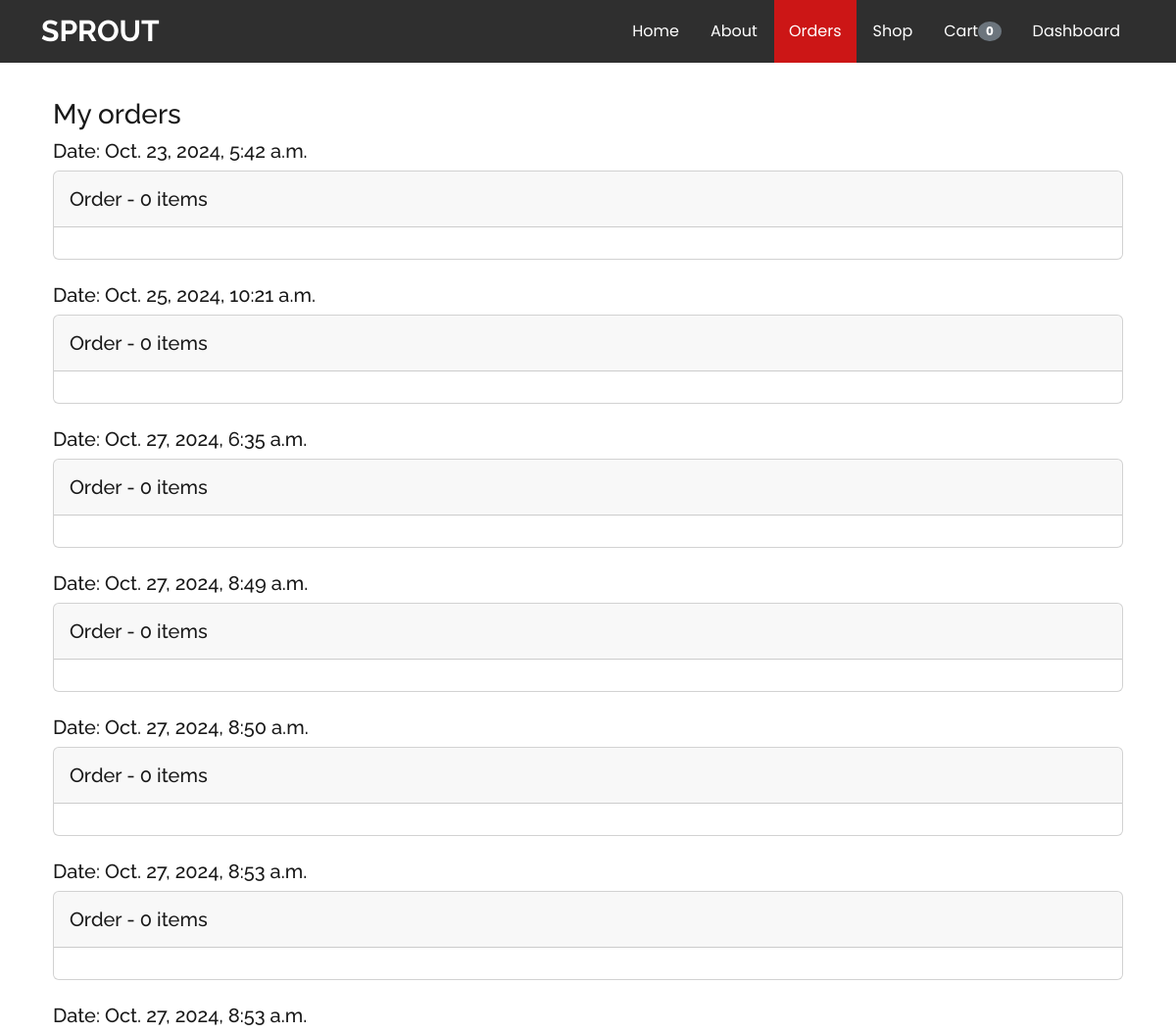
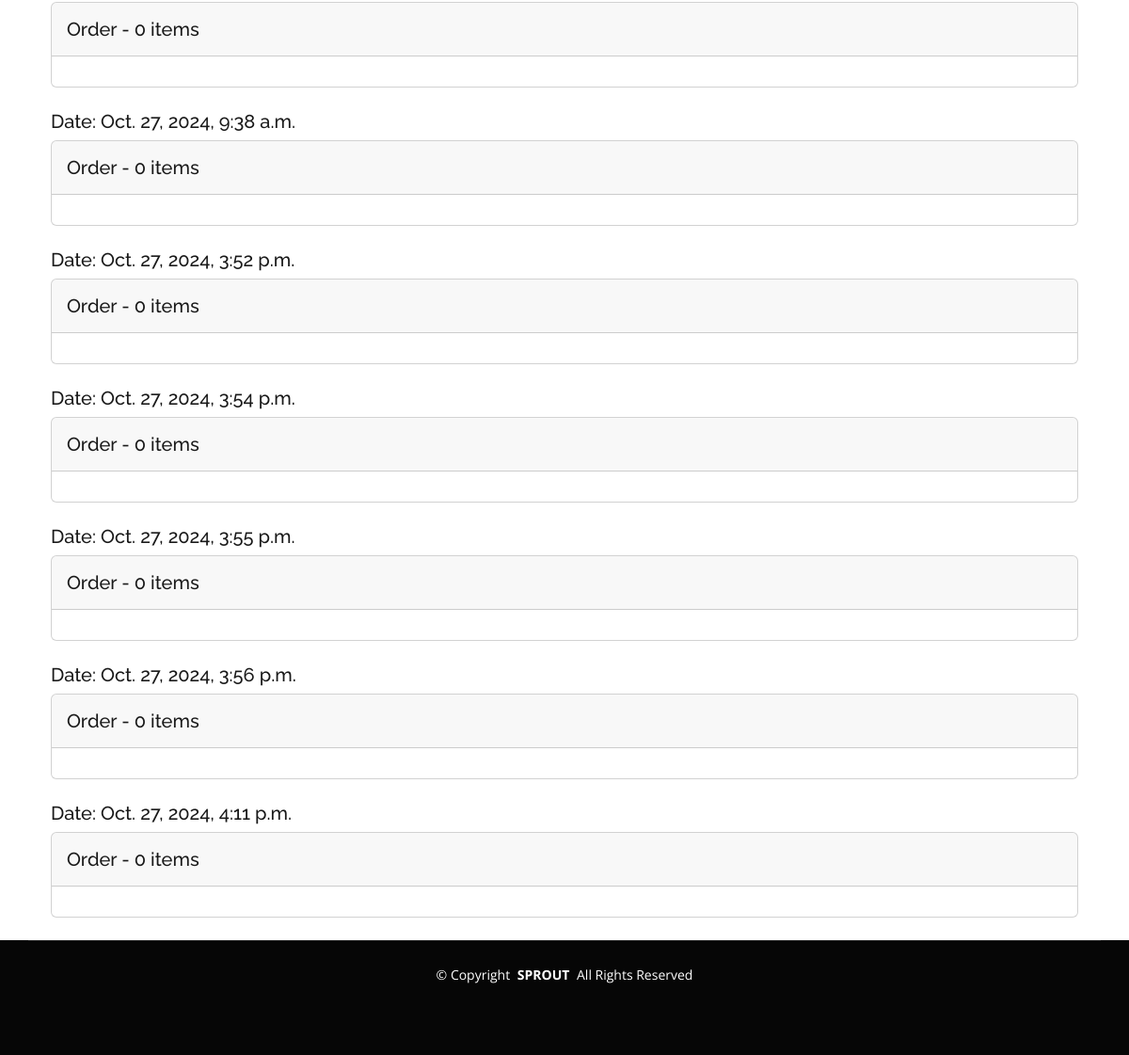
The page /shop/order_list/ (signed in) on the database its author committed (2 pictures, top to bottom).
### shop/models.py (models this page shows, shortened)
class Cart(models.Model):
    user = models.OneToOneField(User, on_delete=models.CASCADE)
    @property
    def cart_count(self):
        return self.items.count()  # Return the number of items in the cart

class Order(models.Model):
    user = models.ForeignKey(User, on_delete=models.CASCADE)
    status = models.CharField(max_length=20, blank=True, null=True)
    created_at = models.DateTimeField(auto_now_add=True)
    class Meta:
        ordering = ['created_at']

### shop/views.py (the view)
# urls.py: path('order_list/', views.orders, name="order_list")
@login_required(login_url='accounts:login')
def orders(request):
    return render(request, 'shop/order_list.html')

### templates/shop/order_list.html (shortened to what this page needs)
{% extends 'shop/base.html' %}
{% block body %}
    <div class="container">
        <h3>My orders</h3>
        {% for item in user.order_set.all %}
            <h5>Date: {{ item.created_at }}</h5>
            <div class="card mb-4">
                <div class="card-header py-3">
                    <h5 class="mb-0">Order - {{ item.orderitem_set.count }} items</h5>
                </div>
                <div class="card-body">
                </div>
            </div>
        {% endfor %}
    </div>
{% endblock %}

### templates/shop/base.html (shortened to what this page needs)
<!DOCTYPE html>
<html lang="en">
{% load static %}
<head>
    <link href="{% static 'landing/vendor/bootstrap/css/bootstrap.min.css' %}" rel="stylesheet">
    <link href="{% static 'landing/vendor/bootstrap-icons/bootstrap-icons.css' %}" rel="stylesheet">
    <link href="{% static 'landing/vendor/aos/aos.css' %}" rel="stylesheet">
    <link href="{% static 'landing/vendor/swiper/swiper-bundle.min.css' %}" rel="stylesheet">
    <link href="{% static 'landing/vendor/glightbox/css/glightbox.min.css' %}" rel="stylesheet">
    <link href="{% static 'vendor/fontawesome-free/css/all.min.css' %}" rel="stylesheet" type="text/css">
    <link href="{% static 'landing/css/main.css' %}" rel="stylesheet">
</head>
<body class="index-page">
<header id="header" class="header fixed-top">
    <div class="branding d-flex align-items-center">
        <div class="container position-relative d-flex align-items-center justify-content-between">
            <a href="{% url 'index' %}" class="logo d-flex align-items-center">
                <h1 class="sitename">SPROUT</h1>
            </a>
            <nav id="navmenu" class="navmenu">
                <ul>
                    <li><a href="{% url 'index' %}#hero">Home</a></li>
                    <li><a href="{% url 'index' %}#about">About</a></li>
                    <li><a href="{% url 'shop:order_list' %}" id="order">Orders</a></li>
                    <li><a href="{% url 'shop:shop' %}" id="shop">Shop</a></li>
                    {% if user.is_authenticated %}
                        <li><a href="{% url 'shop:cart' %}" id="cart">Cart <span
                                class="badge bg-secondary rounded-circle cart-count">{{ user.cart.cart_count }}</span></a></li>
                        <li>
                            <a href="{% url 'main:dashboard' %}">Dashboard</a>
                        </li>
                        {% else %}
                        <a href="{% url 'accounts:login' %}">Get started</a>
                    {% endif %}
                </ul>
            </nav>
        </div>
    </div>
</header>
<main class="main container" style="margin-top: 100px">
    {% block body %}{% endblock %}
</main>
<footer id="footer" class="footer position-relative dark-background">
    <div class="container copyright text-center mt-4">
        <p>© <span>Copyright</span> <strong class="px-1 sitename">SPROUT</strong> <span>All Rights Reserved</span></p>
    </div>
</footer>
</body>
</html>

### static/landing/css/main.css (style rules this page uses)
:root { --default-font: "Open Sans", system-ui, -apple-system, "Segoe UI", Roboto, "Helvetica Neue", Arial, "Noto Sans", "Liberation Sans", sans-serif, "Apple Color Emoji", "Segoe UI Emoji", "Segoe UI Symbol", "Noto Color Emoji"; --heading-font: "Raleway", sans-serif; --nav-font: "Poppins", sans-serif; }
:root { --background-color: #ffffff; --default-color: #444444; --heading-color: #191919; --accent-color: #cc1616; --surface-color: #ffffff; --contrast-color: #ffffff; }
:root { --nav-color: #ffffff; --nav-hover-color: #cc1616; --nav-mobile-background-color: #ffffff; --nav-dropdown-background-color: #ffffff; --nav-dropdown-color: #212529; --nav-dropdown-hover-color: #cc1616; }
.dark-background { --background-color: #060606; --default-color: #ffffff; --heading-color: #ffffff; --surface-color: #252525; --contrast-color: #ffffff; }
:root { scroll-behavior: smooth; }
body { color: var(--default-color); background-color: var(--background-color); font-family: var(--default-font); }
a { color: var(--accent-color); text-decoration: none; transition: 0.3s; }
h1, h2, h3, h4, h5, h6 { color: var(--heading-color); font-family: var(--heading-font); }
.header { --background-color: #242424; --default-color: #ffffff; --heading-color: #ffffff; --contrast-color: #ffffff; color: var(--default-color); transition: all 0.5s; z-index: 997; background-color: var(--background-color); }
.header .branding { background-color: color-mix(in srgb, var(--default-color), transparent 95%); min-height: 50px; }
.header .logo { line-height: 1; }
.header .logo h1 { font-size: 30px; margin: 0; font-weight: 700; text-transform: uppercase; color: var(--heading-color); }
@media (min-width: 1200px) { .navmenu { padding: 0; } }
@media (min-width: 1200px) { .navmenu ul { margin: 0; padding: 0; display: flex; list-style: none; align-items: center; } }
@media (min-width: 1200px) { .navmenu li { position: relative; } }
@media (min-width: 1200px) { .navmenu a, .navmenu a:focus { color: var(--nav-color); padding: 20px 15px; margin-left: 2px; font-size: 16px; font-family: var(--nav-font); font-weight: 400; display: flex; align-items: center; justify-content: space-between; white-space: nowrap; transition: 0.3s; } }
@media (min-width: 1200px) { .navmenu li:hover>a, .navmenu .active, .navmenu .active:focus { color: var(--contrast-color); background-color: var(--nav-hover-color); } }
.footer { color: var(--default-color); background-color: var(--background-color); font-size: 14px; padding-bottom: 50px; position: relative; }
.footer .copyright { padding-top: 25px; padding-bottom: 25px; border-top: 1px solid color-mix(in srgb, var(--default-color), transparent 90%); }
.footer .copyright p { margin-bottom: 0; }

### rows shown on the page
Order: created_at "Oct. 23, 2024, 5:42 a.m.", orderitem_set.count "0"
Order: created_at "Oct. 25, 2024, 10:21 a.m.", orderitem_set.count "0"
Order: created_at "Oct. 27, 2024, 6:35 a.m.", orderitem_set.count "0"
Order: created_at "Oct. 27, 2024, 8:49 a.m.", orderitem_set.count "0"
Order: created_at "Oct. 27, 2024, 8:50 a.m.", orderitem_set.count "0"
Order: created_at "Oct. 27, 2024, 8:53 a.m.", orderitem_set.count "0"
Order: created_at "Oct. 27, 2024, 8:53 a.m.", orderitem_set.count "0"
Order: created_at "Oct. 27, 2024, 9:38 a.m.", orderitem_set.count "0"
Order: created_at "Oct. 27, 2024, 3:52 p.m.", orderitem_set.count "0"
Order: created_at "Oct. 27, 2024, 3:54 p.m.", orderitem_set.count "0"
Order: created_at "Oct. 27, 2024, 3:55 p.m.", orderitem_set.count "0"
Order: created_at "Oct. 27, 2024, 3:56 p.m.", orderitem_set.count "0"
Order: created_at "Oct. 27, 2024, 4:11 p.m.", orderitem_set.count "0"

### other values the page prints
{{ user.cart.cart_count }} "0"
